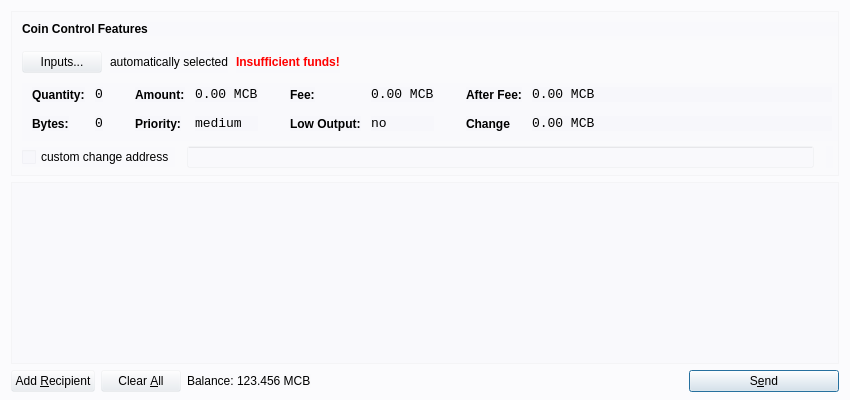
<?xml version="1.0" encoding="UTF-8"?>
<ui version="4.0">
 <class>SendCoinsDialog</class>
 <widget class="QDialog" name="SendCoinsDialog">
  <property name="geometry">
   <rect>
    <x>0</x>
    <y>0</y>
    <width>850</width>
    <height>400</height>
   </rect>
  </property>
  <property name="windowTitle">
   <string>Send Coins</string>
  </property>
  <property name="styleSheet">
	<string notr="true">background:rgba(232, 236, 241, 0.1);</string>
  </property>
  <layout class="QVBoxLayout" name="verticalLayout" stretch="0,1,0">
   <property name="bottomMargin">
    <number>8</number>
   </property>
   <item>
    <widget class="QFrame" name="frameCoinControl">
     <property name="sizePolicy">
      <sizepolicy hsizetype="Expanding" vsizetype="Expanding">
       <horstretch>0</horstretch>
       <verstretch>0</verstretch>
      </sizepolicy>
     </property>
     <property name="maximumSize">
      <size>
       <width>16777215</width>
       <height>16777215</height>
      </size>
     </property>
     <property name="frameShape">
      <enum>QFrame::StyledPanel</enum>
     </property>
     <property name="frameShadow">
      <enum>QFrame::Sunken</enum>
     </property>
     <layout class="QVBoxLayout" name="verticalLayoutCoinControl2">
      <property name="spacing">
       <number>6</number>
      </property>
      <property name="leftMargin">
       <number>0</number>
      </property>
      <property name="topMargin">
       <number>0</number>
      </property>
      <property name="rightMargin">
       <number>0</number>
      </property>
      <property name="bottomMargin">
       <number>6</number>
      </property>
      <item>
       <layout class="QVBoxLayout" name="verticalLayoutCoinControl" stretch="0,0,0,0,1">
        <property name="spacing">
         <number>0</number>
        </property>
        <property name="leftMargin">
         <number>10</number>
        </property>
        <property name="topMargin">
         <number>10</number>
        </property>
        <item>
         <layout class="QHBoxLayout" name="horizontalLayoutCoinControl1">
          <property name="bottomMargin">
           <number>15</number>
          </property>
          <item>
           <widget class="QLabel" name="labelCoinControlFeatures">
            <property name="sizePolicy">
             <sizepolicy hsizetype="Preferred" vsizetype="Maximum">
              <horstretch>0</horstretch>
              <verstretch>0</verstretch>
             </sizepolicy>
            </property>
            <property name="font">
             <font>
              <weight>75</weight>
              <bold>true</bold>
             </font>
            </property>
            <property name="styleSheet">
             <string notr="true">font-weight:bold;</string>
            </property>
            <property name="text">
             <string>Coin Control Features</string>
            </property>
           </widget>
          </item>
         </layout>
        </item>
        <item>
         <layout class="QHBoxLayout" name="horizontalLayoutCoinControl2" stretch="0,0,0,0">
          <property name="spacing">
           <number>8</number>
          </property>
          <property name="bottomMargin">
           <number>10</number>
          </property>
          <item>
           <widget class="QPushButton" name="pushButtonCoinControl">
            <property name="styleSheet">
             <string notr="true"/>
            </property>
            <property name="text">
             <string>Inputs...</string>
            </property>
           </widget>
          </item>
          <item>
           <widget class="QLabel" name="labelCoinControlAutomaticallySelected">
            <property name="text">
             <string>automatically selected</string>
            </property>
            <property name="margin">
             <number>5</number>
            </property>
           </widget>
          </item>
          <item>
           <widget class="QLabel" name="labelCoinControlInsuffFunds">
            <property name="font">
             <font>
              <weight>75</weight>
              <bold>true</bold>
             </font>
            </property>
            <property name="styleSheet">
             <string notr="true">color:red;font-weight:bold;</string>
            </property>
            <property name="text">
             <string>Insufficient funds!</string>
            </property>
            <property name="margin">
             <number>5</number>
            </property>
           </widget>
          </item>
          <item>
           <spacer name="horizontalSpacerCoinControl">
            <property name="orientation">
             <enum>Qt::Horizontal</enum>
            </property>
            <property name="sizeHint" stdset="0">
             <size>
              <width>40</width>
              <height>1</height>
             </size>
            </property>
           </spacer>
          </item>
         </layout>
        </item>
        <item>
         <widget class="QWidget" name="widgetCoinControl" native="true">
          <property name="sizePolicy">
           <sizepolicy hsizetype="Preferred" vsizetype="Preferred">
            <horstretch>0</horstretch>
            <verstretch>0</verstretch>
           </sizepolicy>
          </property>
          <property name="minimumSize">
           <size>
            <width>0</width>
            <height>0</height>
           </size>
          </property>
          <property name="styleSheet">
           <string notr="true"/>
          </property>
          <layout class="QHBoxLayout" name="horizontalLayoutCoinControl5">
           <property name="leftMargin">
            <number>0</number>
           </property>
           <property name="topMargin">
            <number>0</number>
           </property>
           <property name="rightMargin">
            <number>0</number>
           </property>
           <property name="bottomMargin">
            <number>0</number>
           </property>
           <item>
            <layout class="QHBoxLayout" name="horizontalLayoutCoinControl3" stretch="0,0,0,1">
             <property name="spacing">
              <number>20</number>
             </property>
             <property name="topMargin">
              <number>0</number>
             </property>
             <property name="bottomMargin">
              <number>10</number>
             </property>
             <item>
              <layout class="QFormLayout" name="formLayoutCoinControl1">
               <property name="horizontalSpacing">
                <number>10</number>
               </property>
               <property name="verticalSpacing">
                <number>14</number>
               </property>
               <property name="leftMargin">
                <number>10</number>
               </property>
               <property name="topMargin">
                <number>4</number>
               </property>
               <property name="rightMargin">
                <number>6</number>
               </property>
               <item row="0" column="0">
                <widget class="QLabel" name="labelCoinControlQuantityText">
                 <property name="styleSheet">
                  <string notr="true">font-weight:bold;</string>
                 </property>
                 <property name="text">
                  <string>Quantity:</string>
                 </property>
                 <property name="margin">
                  <number>0</number>
                 </property>
                </widget>
               </item>
               <item row="0" column="1">
                <widget class="QLabel" name="labelCoinControlQuantity">
                 <property name="font">
                  <font>
                   <family>Monospace</family>
                   <pointsize>10</pointsize>
                  </font>
                 </property>
                 <property name="cursor">
                  <cursorShape>IBeamCursor</cursorShape>
                 </property>
                 <property name="contextMenuPolicy">
                  <enum>Qt::ActionsContextMenu</enum>
                 </property>
                 <property name="text">
                  <string>0</string>
                 </property>
                 <property name="margin">
                  <number>0</number>
                 </property>
                 <property name="textInteractionFlags">
                  <set>Qt::LinksAccessibleByMouse|Qt::TextSelectableByKeyboard|Qt::TextSelectableByMouse</set>
                 </property>
                </widget>
               </item>
               <item row="1" column="0">
                <widget class="QLabel" name="labelCoinControlBytesText">
                 <property name="styleSheet">
                  <string notr="true">font-weight:bold;</string>
                 </property>
                 <property name="text">
                  <string>Bytes:</string>
                 </property>
                </widget>
               </item>
               <item row="1" column="1">
                <widget class="QLabel" name="labelCoinControlBytes">
                 <property name="font">
                  <font>
                   <family>Monospace</family>
                   <pointsize>10</pointsize>
                  </font>
                 </property>
                 <property name="cursor">
                  <cursorShape>IBeamCursor</cursorShape>
                 </property>
                 <property name="contextMenuPolicy">
                  <enum>Qt::ActionsContextMenu</enum>
                 </property>
                 <property name="text">
                  <string>0</string>
                 </property>
                 <property name="textInteractionFlags">
                  <set>Qt::LinksAccessibleByMouse|Qt::TextSelectableByKeyboard|Qt::TextSelectableByMouse</set>
                 </property>
                </widget>
               </item>
              </layout>
             </item>
             <item>
              <layout class="QFormLayout" name="formLayoutCoinControl2">
               <property name="horizontalSpacing">
                <number>10</number>
               </property>
               <property name="verticalSpacing">
                <number>14</number>
               </property>
               <property name="leftMargin">
                <number>6</number>
               </property>
               <property name="topMargin">
                <number>4</number>
               </property>
               <property name="rightMargin">
                <number>6</number>
               </property>
               <item row="0" column="0">
                <widget class="QLabel" name="labelCoinControlAmountText">
                 <property name="styleSheet">
                  <string notr="true">font-weight:bold;</string>
                 </property>
                 <property name="text">
                  <string>Amount:</string>
                 </property>
                 <property name="margin">
                  <number>0</number>
                 </property>
                </widget>
               </item>
               <item row="0" column="1">
                <widget class="QLabel" name="labelCoinControlAmount">
                 <property name="font">
                  <font>
                   <family>Monospace</family>
                   <pointsize>10</pointsize>
                  </font>
                 </property>
                 <property name="cursor">
                  <cursorShape>IBeamCursor</cursorShape>
                 </property>
                 <property name="contextMenuPolicy">
                  <enum>Qt::ActionsContextMenu</enum>
                 </property>
                 <property name="text">
                  <string>0.00 MCB</string>
                 </property>
                 <property name="textInteractionFlags">
                  <set>Qt::LinksAccessibleByMouse|Qt::TextSelectableByKeyboard|Qt::TextSelectableByMouse</set>
                 </property>
                </widget>
               </item>
               <item row="1" column="0">
                <widget class="QLabel" name="labelCoinControlPriorityText">
                 <property name="styleSheet">
                  <string notr="true">font-weight:bold;</string>
                 </property>
                 <property name="text">
                  <string>Priority:</string>
                 </property>
                </widget>
               </item>
               <item row="1" column="1">
                <widget class="QLabel" name="labelCoinControlPriority">
                 <property name="font">
                  <font>
                   <family>Monospace</family>
                   <pointsize>10</pointsize>
                  </font>
                 </property>
                 <property name="cursor">
                  <cursorShape>IBeamCursor</cursorShape>
                 </property>
                 <property name="contextMenuPolicy">
                  <enum>Qt::ActionsContextMenu</enum>
                 </property>
                 <property name="text">
                  <string>medium</string>
                 </property>
                 <property name="textInteractionFlags">
                  <set>Qt::LinksAccessibleByMouse|Qt::TextSelectableByKeyboard|Qt::TextSelectableByMouse</set>
                 </property>
                </widget>
               </item>
              </layout>
             </item>
             <item>
              <layout class="QFormLayout" name="formLayoutCoinControl3">
               <property name="horizontalSpacing">
                <number>10</number>
               </property>
               <property name="verticalSpacing">
                <number>14</number>
               </property>
               <property name="leftMargin">
                <number>6</number>
               </property>
               <property name="topMargin">
                <number>4</number>
               </property>
               <property name="rightMargin">
                <number>6</number>
               </property>
               <item row="0" column="0">
                <widget class="QLabel" name="labelCoinControlFeeText">
                 <property name="styleSheet">
                  <string notr="true">font-weight:bold;</string>
                 </property>
                 <property name="text">
                  <string>Fee:</string>
                 </property>
                 <property name="margin">
                  <number>0</number>
                 </property>
                </widget>
               </item>
               <item row="0" column="1">
                <widget class="QLabel" name="labelCoinControlFee">
                 <property name="font">
                  <font>
                   <family>Monospace</family>
                   <pointsize>10</pointsize>
                  </font>
                 </property>
                 <property name="cursor">
                  <cursorShape>IBeamCursor</cursorShape>
                 </property>
                 <property name="contextMenuPolicy">
                  <enum>Qt::ActionsContextMenu</enum>
                 </property>
                 <property name="text">
                  <string>0.00 MCB</string>
                 </property>
                 <property name="textInteractionFlags">
                  <set>Qt::LinksAccessibleByMouse|Qt::TextSelectableByKeyboard|Qt::TextSelectableByMouse</set>
                 </property>
                </widget>
               </item>
               <item row="1" column="0">
                <widget class="QLabel" name="labelCoinControlLowOutputText">
                 <property name="styleSheet">
                  <string notr="true">font-weight:bold;</string>
                 </property>
                 <property name="text">
                  <string>Low Output:</string>
                 </property>
                </widget>
               </item>
               <item row="1" column="1">
                <widget class="QLabel" name="labelCoinControlLowOutput">
                 <property name="font">
                  <font>
                   <family>Monospace</family>
                   <pointsize>10</pointsize>
                  </font>
                 </property>
                 <property name="cursor">
                  <cursorShape>IBeamCursor</cursorShape>
                 </property>
                 <property name="contextMenuPolicy">
                  <enum>Qt::ActionsContextMenu</enum>
                 </property>
                 <property name="text">
                  <string>no</string>
                 </property>
                 <property name="textInteractionFlags">
                  <set>Qt::LinksAccessibleByMouse|Qt::TextSelectableByKeyboard|Qt::TextSelectableByMouse</set>
                 </property>
                </widget>
               </item>
              </layout>
             </item>
             <item>
              <layout class="QFormLayout" name="formLayoutCoinControl4">
               <property name="horizontalSpacing">
                <number>10</number>
               </property>
               <property name="verticalSpacing">
                <number>14</number>
               </property>
               <property name="leftMargin">
                <number>6</number>
               </property>
               <property name="topMargin">
                <number>4</number>
               </property>
               <property name="rightMargin">
                <number>6</number>
               </property>
               <item row="0" column="0">
                <widget class="QLabel" name="labelCoinControlAfterFeeText">
                 <property name="styleSheet">
                  <string notr="true">font-weight:bold;</string>
                 </property>
                 <property name="text">
                  <string>After Fee:</string>
                 </property>
                 <property name="margin">
                  <number>0</number>
                 </property>
                </widget>
               </item>
               <item row="0" column="1">
                <widget class="QLabel" name="labelCoinControlAfterFee">
                 <property name="font">
                  <font>
                   <family>Monospace</family>
                   <pointsize>10</pointsize>
                  </font>
                 </property>
                 <property name="cursor">
                  <cursorShape>IBeamCursor</cursorShape>
                 </property>
                 <property name="contextMenuPolicy">
                  <enum>Qt::ActionsContextMenu</enum>
                 </property>
                 <property name="text">
                  <string>0.00 MCB</string>
                 </property>
                 <property name="textInteractionFlags">
                  <set>Qt::LinksAccessibleByMouse|Qt::TextSelectableByKeyboard|Qt::TextSelectableByMouse</set>
                 </property>
                </widget>
               </item>
               <item row="1" column="0">
                <widget class="QLabel" name="labelCoinControlChangeText">
                 <property name="styleSheet">
                  <string notr="true">font-weight:bold;</string>
                 </property>
                 <property name="text">
                  <string>Change</string>
                 </property>
                </widget>
               </item>
               <item row="1" column="1">
                <widget class="QLabel" name="labelCoinControlChange">
                 <property name="font">
                  <font>
                   <family>Monospace</family>
                   <pointsize>10</pointsize>
                  </font>
                 </property>
                 <property name="cursor">
                  <cursorShape>IBeamCursor</cursorShape>
                 </property>
                 <property name="contextMenuPolicy">
                  <enum>Qt::ActionsContextMenu</enum>
                 </property>
                 <property name="text">
                  <string>0.00 MCB</string>
                 </property>
                 <property name="textInteractionFlags">
                  <set>Qt::LinksAccessibleByMouse|Qt::TextSelectableByKeyboard|Qt::TextSelectableByMouse</set>
                 </property>
                </widget>
               </item>
              </layout>
             </item>
            </layout>
           </item>
          </layout>
         </widget>
        </item>
        <item>
         <layout class="QHBoxLayout" name="horizontalLayoutCoinControl4" stretch="0,0,0">
          <property name="spacing">
           <number>12</number>
          </property>
          <property name="sizeConstraint">
           <enum>QLayout::SetDefaultConstraint</enum>
          </property>
          <property name="topMargin">
           <number>5</number>
          </property>
          <property name="rightMargin">
           <number>5</number>
          </property>
          <item>
           <widget class="QCheckBox" name="checkBoxCoinControlChange">
            <property name="text">
             <string>custom change address</string>
            </property>
           </widget>
          </item>
          <item>
           <widget class="QLineEdit" name="lineEditCoinControlChange">
            <property name="enabled">
             <bool>false</bool>
            </property>
            <property name="sizePolicy">
             <sizepolicy hsizetype="Expanding" vsizetype="Fixed">
              <horstretch>0</horstretch>
              <verstretch>0</verstretch>
             </sizepolicy>
            </property>
           </widget>
          </item>
          <item>
           <widget class="QLabel" name="labelCoinControlChangeLabel">
            <property name="sizePolicy">
             <sizepolicy hsizetype="Preferred" vsizetype="Expanding">
              <horstretch>0</horstretch>
              <verstretch>0</verstretch>
             </sizepolicy>
            </property>
            <property name="minimumSize">
             <size>
              <width>0</width>
              <height>0</height>
             </size>
            </property>
            <property name="text">
             <string/>
            </property>
            <property name="margin">
             <number>3</number>
            </property>
           </widget>
          </item>
         </layout>
        </item>
        <item>
         <spacer name="verticalSpacerCoinControl">
          <property name="orientation">
           <enum>Qt::Vertical</enum>
          </property>
          <property name="sizeHint" stdset="0">
           <size>
            <width>800</width>
            <height>1</height>
           </size>
          </property>
         </spacer>
        </item>
       </layout>
      </item>
     </layout>
    </widget>
   </item>
   <item>
    <widget class="QScrollArea" name="scrollArea">
     <property name="widgetResizable">
      <bool>true</bool>
     </property>
     <widget class="QWidget" name="scrollAreaWidgetContents">
      <property name="geometry">
       <rect>
        <x>0</x>
        <y>0</y>
        <width>830</width>
        <height>172</height>
       </rect>
      </property>
      <layout class="QVBoxLayout" name="verticalLayout_2">
       <property name="leftMargin">
        <number>0</number>
       </property>
       <property name="topMargin">
        <number>0</number>
       </property>
       <property name="rightMargin">
        <number>0</number>
       </property>
       <property name="bottomMargin">
        <number>0</number>
       </property>
       <item>
        <layout class="QVBoxLayout" name="entries">
         <property name="spacing">
          <number>6</number>
         </property>
        </layout>
       </item>
       <item>
        <spacer name="verticalSpacer">
         <property name="orientation">
          <enum>Qt::Vertical</enum>
         </property>
         <property name="sizeHint" stdset="0">
          <size>
           <width>20</width>
           <height>40</height>
          </size>
         </property>
        </spacer>
       </item>
      </layout>
     </widget>
    </widget>
   </item>
   <item>
    <layout class="QHBoxLayout" name="horizontalLayout">
     <item>
      <widget class="QPushButton" name="addButton">
       <property name="toolTip">
        <string>Send to multiple recipients at once</string>
       </property>
       <property name="text">
        <string>Add &amp;Recipient</string>
       </property>
       <property name="icon">
        <iconset resource="../bitcoin.qrc">
         <normaloff>:/icons/add</normaloff>:/icons/add</iconset>
       </property>
       <property name="autoDefault">
        <bool>false</bool>
       </property>
      </widget>
     </item>
     <item>
      <widget class="QPushButton" name="clearButton">
       <property name="sizePolicy">
        <sizepolicy hsizetype="Minimum" vsizetype="Fixed">
         <horstretch>0</horstretch>
         <verstretch>0</verstretch>
        </sizepolicy>
       </property>
       <property name="toolTip">
        <string>Remove all transaction fields</string>
       </property>
       <property name="text">
        <string>Clear &amp;All</string>
       </property>
       <property name="icon">
        <iconset resource="../bitcoin.qrc">
         <normaloff>:/icons/remove</normaloff>:/icons/remove</iconset>
       </property>
       <property name="autoRepeatDelay">
        <number>300</number>
       </property>
       <property name="autoDefault">
        <bool>false</bool>
       </property>
      </widget>
     </item>
     <item>
      <layout class="QHBoxLayout" name="horizontalLayout_2">
       <property name="spacing">
        <number>3</number>
       </property>
       <item>
        <widget class="QLabel" name="label">
         <property name="sizePolicy">
          <sizepolicy hsizetype="Preferred" vsizetype="Fixed">
           <horstretch>0</horstretch>
           <verstretch>0</verstretch>
          </sizepolicy>
         </property>
         <property name="text">
          <string>Balance:</string>
         </property>
        </widget>
       </item>
       <item>
        <widget class="QLabel" name="labelBalance">
         <property name="sizePolicy">
          <sizepolicy hsizetype="Preferred" vsizetype="Fixed">
           <horstretch>0</horstretch>
           <verstretch>0</verstretch>
          </sizepolicy>
         </property>
         <property name="cursor">
          <cursorShape>IBeamCursor</cursorShape>
         </property>
         <property name="text">
          <string>123.456 MCB</string>
         </property>
         <property name="textInteractionFlags">
          <set>Qt::LinksAccessibleByMouse|Qt::TextSelectableByKeyboard|Qt::TextSelectableByMouse</set>
         </property>
        </widget>
       </item>
      </layout>
     </item>
     <item>
      <spacer name="horizontalSpacer">
       <property name="orientation">
        <enum>Qt::Horizontal</enum>
       </property>
       <property name="sizeHint" stdset="0">
        <size>
         <width>40</width>
         <height>20</height>
        </size>
       </property>
      </spacer>
     </item>
     <item>
      <widget class="QPushButton" name="sendButton">
       <property name="minimumSize">
        <size>
         <width>150</width>
         <height>0</height>
        </size>
       </property>
       <property name="toolTip">
        <string>Confirm the send action</string>
       </property>
       <property name="text">
        <string>S&amp;end</string>
       </property>
       <property name="icon">
        <iconset resource="../bitcoin.qrc">
         <normaloff>:/icons/send</normaloff>:/icons/send</iconset>
       </property>
       <property name="default">
        <bool>true</bool>
       </property>
      </widget>
     </item>
    </layout>
   </item>
  </layout>
 </widget>
 <resources>
  <include location="../bitcoin.qrc"/>
 </resources>
 <connections/>
</ui>
